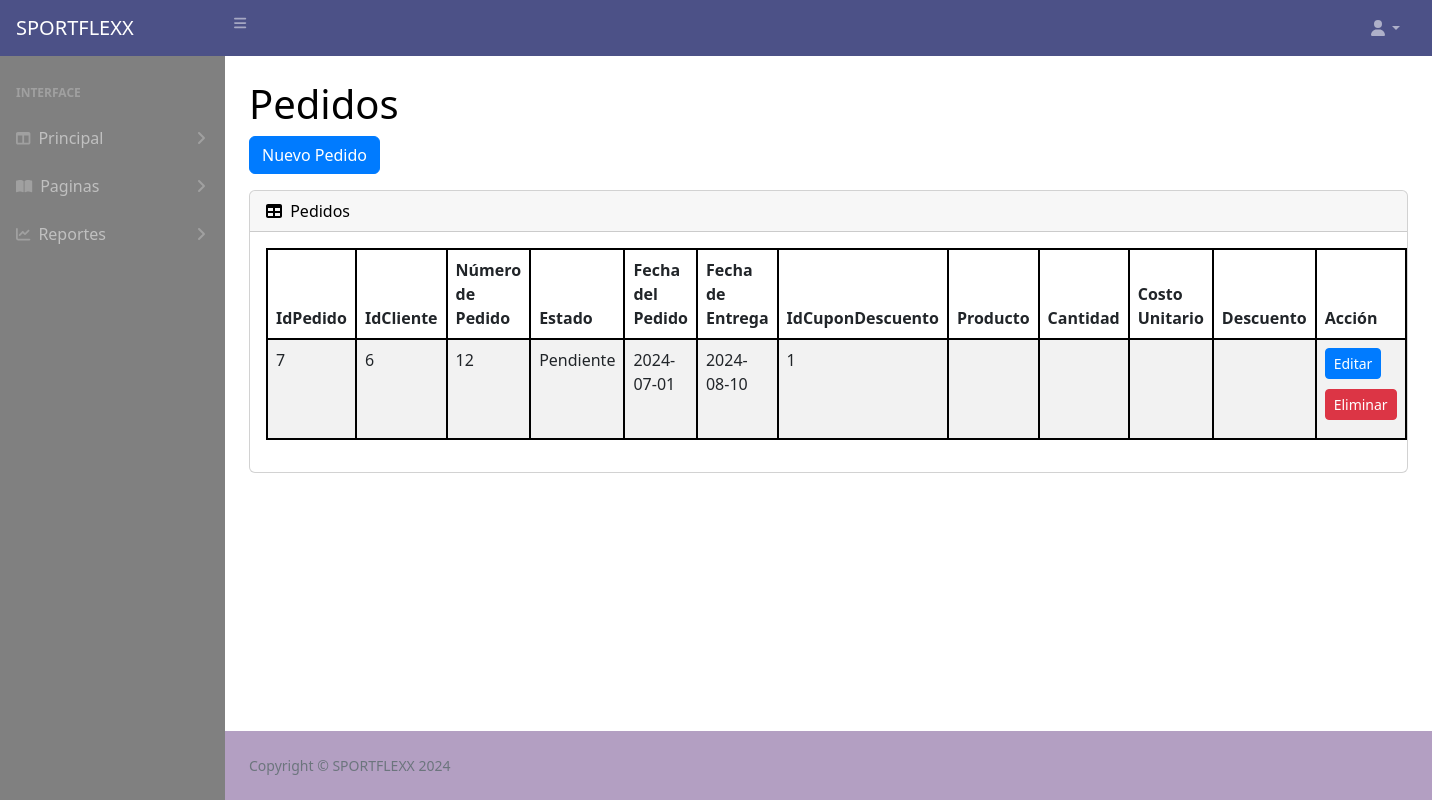
The app's page /Admin/PHP/Menus/Pedido.php, older data.
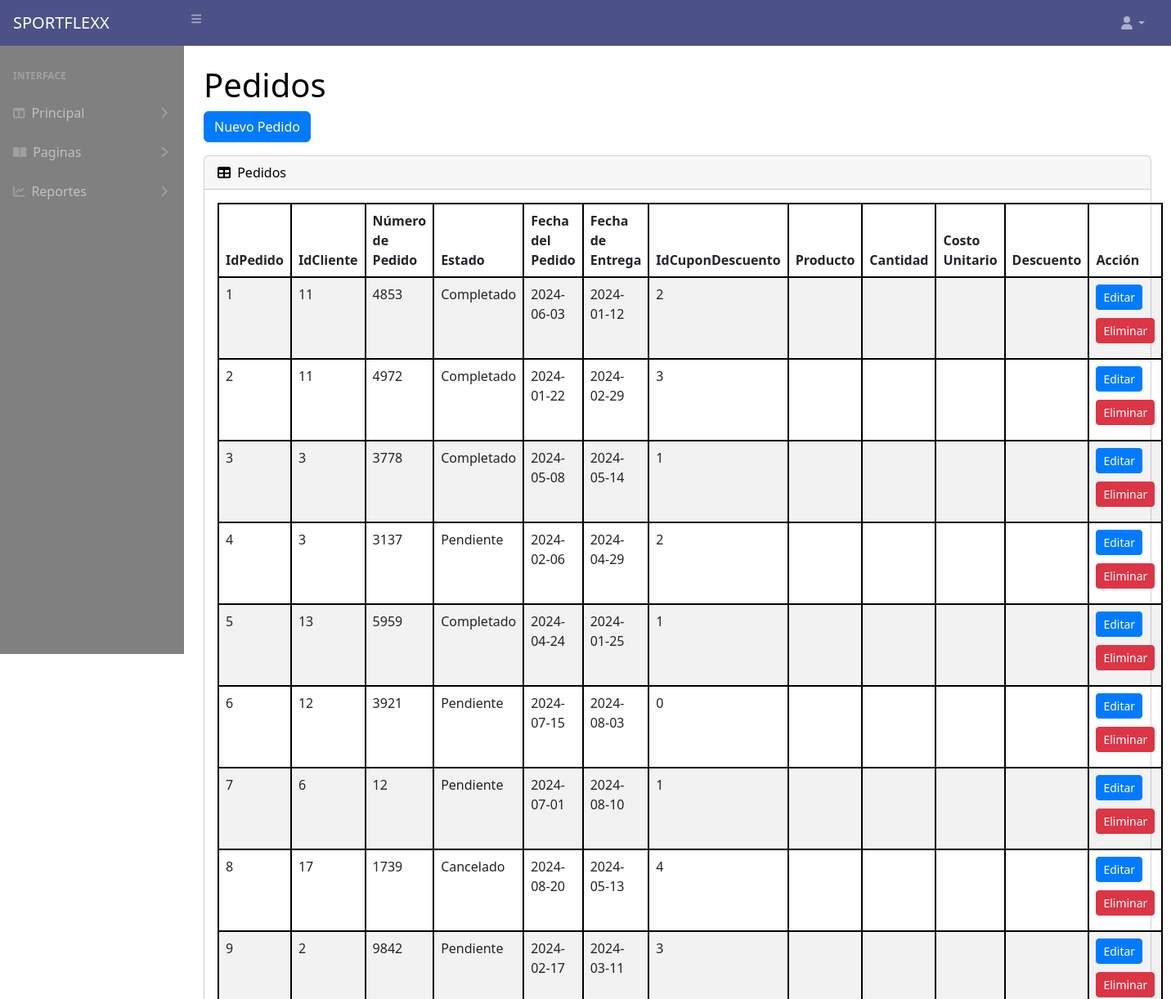
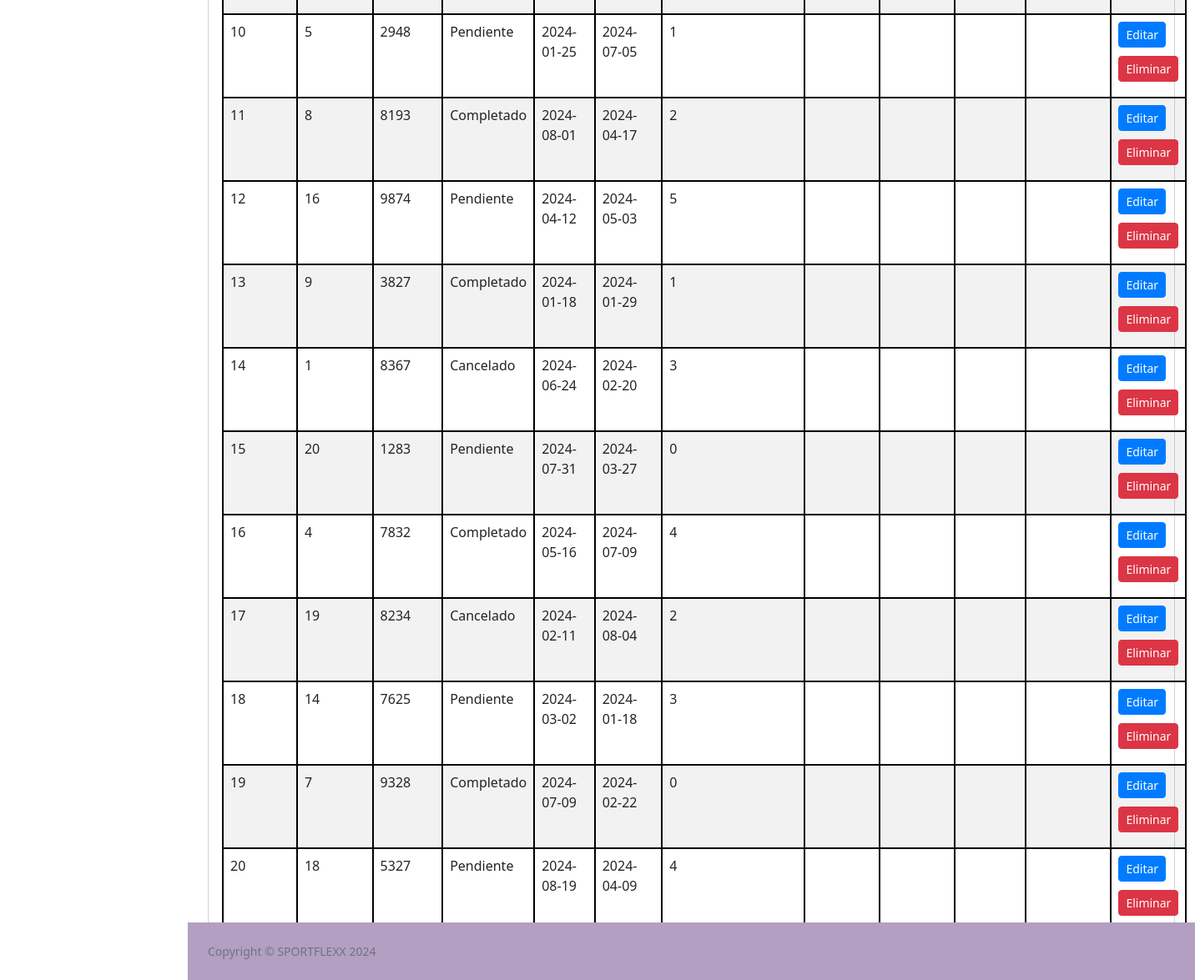
The same page, newer data (2 pictures, top to bottom).
### tables this page shows
CREATE TABLE `pedido` (
  `IdPedido` int(11) NOT NULL,
  `IdCliente` int(11) DEFAULT NULL,
  `NumeroPedido` varchar(50) NOT NULL,
  `Estado` varchar(50) NOT NULL,
  `FechaPedido` date NOT NULL DEFAULT curdate(),
  `FechaEntrega` date DEFAULT NULL,
  `IdCuponDescuento` int(11) DEFAULT NULL,
  `SessionId` varchar(100) DEFAULT NULL
);

### Admin/PHP/coneccion/conector.php (called while the page is built, shortened)
<?php
class Conectar {
    private $server = "localhost";
    private $login = "root";
    private $pass = "";
    private $bdatos = "sportflexx";
    private $conexion;
    function __construct() {
        $this->conexion = new mysqli($this->server, $this->login, $this->pass, $this->bdatos);
        $this->conexion->set_charset("utf8mb4");
    }
    function getConexion() {
        return $this->conexion;
    }
}
?>

### Admin/PHP/Menus/Pedido.php (the view, shortened to what this page needs)
<?php
require_once(__DIR__ . "/../coneccion/conector.php");
$obj = new Conectar();
$sql = "
    SELECT p.IdPedido, p.IdCliente, p.NumeroPedido, p.Estado, p.FechaPedido, p.FechaEntrega, p.IdCuponDescuento,
           dp.IdDetallePedido, dp.IdProducto, dp.Cantidad, dp.PrecioUnitario, dp.Descuento, prod.Nombre AS NombreProducto
    FROM pedido p
    LEFT JOIN detallepedido dp ON p.IdPedido = dp.IdPedido
    LEFT JOIN producto prod ON dp.IdProducto = prod.IdProducto
";
$rsMed = mysqli_query($obj->getConexion(), $sql);
?>
<!DOCTYPE html>
<html lang="en">
<head>
    <link href="https://cdn.jsdelivr.net/npm/simple-datatables@7.1.2/dist/style.min.css" rel="stylesheet" />
    <link href="../estilos/stylesAdmin.css" rel="stylesheet" />
    <link href="https://cdn.jsdelivr.net/npm/bootstrap@5.2.3/dist/css/bootstrap.min.css" rel="stylesheet" />
</head>
<?php
include_once "navbar_admin.php";
?>
        <div id="layoutSidenav_content">
            <main>
                <div class="container-fluid px-4">
                    <h1 class="mt-4">Pedidos</h1>
                    <button class="btn btn-primary mb-3" data-bs-toggle="modal" data-bs-target="#modalPedido" onclick="clearForm()">Nuevo Pedido</button>
                    <div class="card mb-4">
                        <div class="card-header">
                            <i class="fas fa-table me-1"></i>
                            Pedidos
                        </div>
                        <div class="card-body">
                            <table id="datatablesSimple" class="table table-striped table-bordered">
                                <thead>
                                    <tr>
                                        <th>IdPedido</th>
                                        <th>IdCliente</th>
                                        <th>Número de Pedido</th>
                                        <th>Estado</th>
                                        <th>Fecha del Pedido</th>
                                        <th>Fecha de Entrega</th>
                                        <th>IdCuponDescuento</th>
                                        <th>Producto</th>
                                        <th>Cantidad</th>
                                        <th>Costo Unitario</th>
                                        <th>Descuento</th>
                                        <th>Acción</th>
                                    </tr>
                                </thead>
                                <tbody>
    <?php
    while ($registro = mysqli_fetch_array($rsMed)) {
        $pedidoData = htmlspecialchars(json_encode($registro), ENT_QUOTES, 'UTF-8');
        echo "<tr>";
        echo "<td>" . $registro['IdPedido'] . "</td>";
        echo "<td>" . $registro['IdCliente'] . "</td>";
        echo "<td>" . $registro['NumeroPedido'] . "</td>";
        echo "<td>" . $registro['Estado'] . "</td>";
        echo "<td>" . $registro['FechaPedido'] . "</td>";
        echo "<td>" . $registro['FechaEntrega'] . "</td>";
        echo "<td>" . $registro['IdCuponDescuento'] . "</td>";
        echo "<td>" . $registro['NombreProducto'] . "</td>";
        echo "<td>" . $registro['Cantidad'] . "</td>";
        echo "<td>" . $registro['PrecioUnitario'] . "</td>";
        echo "<td>" . $registro['Descuento'] . "</td>";
        echo "<td>
                <button class='btn btn-primary btn-sm edit-btn' data-bs-toggle='modal' data-bs-target='#modalPedido' data-pedido='{$pedidoData}'>Editar</button>
                <form method='post' action='EliminarPedido.php' class='d-inline delete-form'>
                    <input type='hidden' name='Pedido-Id' value='" . $registro['IdPedido'] . "'>
                    <button type='submit' class='btn btn-danger btn-sm'>Eliminar</button>
                </form>
              </td>";
        echo "</tr>";
    }
    ?>
                                </tbody>
                            </table>
                        </div>
                    </div>
                </div>
            </main>
<?php
include_once "footer_Admin.php";
?>
        </div>
    </div>
</body>
</html>

Row changes from the older to the newer data that the page shows:
added pedido: IdPedido "1", IdCliente "11", NumeroPedido "4853", Estado "Completado", FechaPedido "2024-06-03", FechaEntrega "2024-01-12", IdCuponDescuento "2"
added pedido: IdPedido "2", IdCliente "11", NumeroPedido "4972", Estado "Completado", FechaPedido "2024-01-22", FechaEntrega "2024-02-29", IdCuponDescuento "3"
added pedido: IdPedido "3", IdCliente "3", NumeroPedido "3778", Estado "Completado", FechaPedido "2024-05-08", FechaEntrega "2024-05-14", IdCuponDescuento "1"
added pedido: IdPedido "4", IdCliente "3", NumeroPedido "3137", Estado "Pendiente", FechaPedido "2024-02-06", FechaEntrega "2024-04-29", IdCuponDescuento "2"
added pedido: IdPedido "5", IdCliente "13", NumeroPedido "5959", Estado "Completado", FechaPedido "2024-04-24", FechaEntrega "2024-01-25", IdCuponDescuento "1"
added pedido: IdPedido "6", IdCliente "12", NumeroPedido "3921", Estado "Pendiente", FechaPedido "2024-07-15", FechaEntrega "2024-08-03", IdCuponDescuento "0"
added pedido: IdPedido "8", IdCliente "17", NumeroPedido "1739", Estado "Cancelado", FechaPedido "2024-08-20", FechaEntrega "2024-05-13", IdCuponDescuento "4"
added pedido: IdPedido "9", IdCliente "2", NumeroPedido "9842", Estado "Pendiente", FechaPedido "2024-02-17", FechaEntrega "2024-03-11", IdCuponDescuento "3"
added pedido: IdPedido "10", IdCliente "5", NumeroPedido "2948", Estado "Pendiente", FechaPedido "2024-01-25", FechaEntrega "2024-07-05", IdCuponDescuento "1"
added pedido: IdPedido "11", IdCliente "8", NumeroPedido "8193", Estado "Completado", FechaPedido "2024-08-01", FechaEntrega "2024-04-17", IdCuponDescuento "2"
added pedido: IdPedido "12", IdCliente "16", NumeroPedido "9874", Estado "Pendiente", FechaPedido "2024-04-12", FechaEntrega "2024-05-03", IdCuponDescuento "5"
added pedido: IdPedido "13", IdCliente "9", NumeroPedido "3827", Estado "Completado", FechaPedido "2024-01-18", FechaEntrega "2024-01-29", IdCuponDescuento "1"
added pedido: IdPedido "14", IdCliente "1", NumeroPedido "8367", Estado "Cancelado", FechaPedido "2024-06-24", FechaEntrega "2024-02-20", IdCuponDescuento "3"
added pedido: IdPedido "15", IdCliente "20", NumeroPedido "1283", Estado "Pendiente", FechaPedido "2024-07-31", FechaEntrega "2024-03-27", IdCuponDescuento "0"
added pedido: IdPedido "16", IdCliente "4", NumeroPedido "7832", Estado "Completado", FechaPedido "2024-05-16", FechaEntrega "2024-07-09", IdCuponDescuento "4"
added pedido: IdPedido "17", IdCliente "19", NumeroPedido "8234", Estado "Cancelado", FechaPedido "2024-02-11", FechaEntrega "2024-08-04", IdCuponDescuento "2"
added pedido: IdPedido "18", IdCliente "14", NumeroPedido "7625", Estado "Pendiente", FechaPedido "2024-03-02", FechaEntrega "2024-01-18", IdCuponDescuento "3"
added pedido: IdPedido "19", IdCliente "7", NumeroPedido "9328", Estado "Completado", FechaPedido "2024-07-09", FechaEntrega "2024-02-22", IdCuponDescuento "0"
added pedido: IdPedido "20", IdCliente "18", NumeroPedido "5327", Estado "Pendiente", FechaPedido "2024-08-19", FechaEntrega "2024-04-09", IdCuponDescuento "4"
